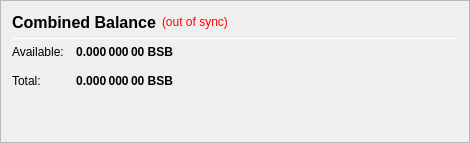
                   <widget class="QFrame" name="frame_CombinedBalances">
                    <property name="minimumSize">
                     <size>
                      <width>470</width>
                      <height>0</height>
                     </size>
                    </property>
                    <property name="frameShape">
                     <enum>QFrame::StyledPanel</enum>
                    </property>
                    <property name="frameShadow">
                     <enum>QFrame::Raised</enum>
                    </property>
                    <layout class="QVBoxLayout" name="verticalLayout_5">
                     <item>
                      <layout class="QHBoxLayout" name="horizontalLayout_5" stretch="0,0,0">
                       <item>
                        <widget class="QLabel" name="label_5z">
                         <property name="minimumSize">
                          <size>
                           <width>0</width>
                           <height>20</height>
                          </size>
                         </property>
                         <property name="font">
                          <font>
                           <pointsize>12</pointsize>
                           <weight>75</weight>
                           <bold>true</bold>
                          </font>
                         </property>
                         <property name="toolTip">
                          <string>Combined Balance (including unconfirmed and immature coins)</string>
                         </property>
                         <property name="text">
                          <string>Combined Balance</string>
                         </property>
                        </widget>
                       </item>
                       <item>
                        <widget class="QLabel" name="labelWalletStatus">
                         <property name="cursor">
                          <cursorShape>WhatsThisCursor</cursorShape>
                         </property>
                         <property name="toolTip">
                          <string>The displayed information may be out of date. Your wallet automatically synchronizes with the BullshitBucks network after a connection is established, but this process has not completed yet.</string>
                         </property>
                         <property name="styleSheet">
                          <string notr="true">QLabel { color: red; }</string>
                         </property>
                         <property name="text">
                          <string notr="true">(out of sync)</string>
                         </property>
                         <property name="alignment">
                          <set>Qt::AlignLeading|Qt::AlignLeft|Qt::AlignVCenter</set>
                         </property>
                        </widget>
                       </item>
                       <item>
                        <spacer name="horizontalSpacer_1">
                         <property name="orientation">
                          <enum>Qt::Horizontal</enum>
                         </property>
                         <property name="sizeHint" stdset="0">
                          <size>
                           <width>40</width>
                           <height>20</height>
                          </size>
                         </property>
                        </spacer>
                       </item>
                      </layout>
                     </item>
                     <item>
                      <widget class="Line" name="line_CombinedBalance">
                       <property name="minimumSize">
                        <size>
                         <width>0</width>
                         <height>1</height>
                        </size>
                       </property>
                       <property name="maximumSize">
                        <size>
                         <width>16777215</width>
                         <height>1</height>
                        </size>
                       </property>
                       <property name="orientation">
                        <enum>Qt::Horizontal</enum>
                       </property>
                      </widget>
                     </item>
                     <item>
                      <layout class="QGridLayout" name="gridLayout_3">
                       <property name="spacing">
                        <number>12</number>
                       </property>
                       <item row="1" column="0">
                        <widget class="QLabel" name="labelBalanceTextz">
                         <property name="text">
                          <string>Available:</string>
                         </property>
                        </widget>
                       </item>
                       <item row="1" column="1">
                        <widget class="QLabel" name="labelBalancez">
                         <property name="font">
                          <font>
                           <weight>75</weight>
                           <bold>true</bold>
                          </font>
                         </property>
                         <property name="cursor">
                          <cursorShape>IBeamCursor</cursorShape>
                         </property>
                         <property name="toolTip">
                          <string>Your current spendable balance</string>
                         </property>
                         <property name="text">
                          <string notr="true">0.000 000 00 BSB</string>
                         </property>
                         <property name="alignment">
                          <set>Qt::AlignRight|Qt::AlignTrailing|Qt::AlignVCenter</set>
                         </property>
                         <property name="textInteractionFlags">
                          <set>Qt::LinksAccessibleByMouse|Qt::TextSelectableByKeyboard|Qt::TextSelectableByMouse</set>
                         </property>
                        </widget>
                       </item>
                       <item row="2" column="0">
                        <widget class="QLabel" name="labelTotalTextz">
                         <property name="text">
                          <string>Total:</string>
                         </property>
                        </widget>
                       </item>
                       <item row="2" column="1">
                        <widget class="QLabel" name="labelTotalz">
                         <property name="font">
                          <font>
                           <weight>75</weight>
                           <bold>true</bold>
                          </font>
                         </property>
                         <property name="cursor">
                          <cursorShape>IBeamCursor</cursorShape>
                         </property>
                         <property name="toolTip">
                          <string>Total Balance, including all unavailable coins.</string>
                         </property>
                         <property name="text">
                          <string notr="true">0.000 000 00 BSB</string>
                         </property>
                         <property name="alignment">
                          <set>Qt::AlignRight|Qt::AlignTrailing|Qt::AlignVCenter</set>
                         </property>
                         <property name="textInteractionFlags">
                          <set>Qt::LinksAccessibleByMouse|Qt::TextSelectableByKeyboard|Qt::TextSelectableByMouse</set>
                         </property>
                        </widget>
                       </item>
                       <item row="2" column="3">
                        <spacer name="horizontalSpacer_2">
                         <property name="orientation">
                          <enum>Qt::Horizontal</enum>
                         </property>
                         <property name="sizeHint" stdset="0">
                          <size>
                           <width>40</width>
                           <height>20</height>
                          </size>
                         </property>
                        </spacer>
                       </item>
                      </layout>
                     </item>
                     <item>
                      <spacer name="verticalSpacer_1">
                       <property name="orientation">
                        <enum>Qt::Vertical</enum>
                       </property>
                       <property name="sizeHint" stdset="0">
                        <size>
                         <width>20</width>
                         <height>40</height>
                        </size>
                       </property>
                      </spacer>
                     </item>
                    </layout>
                   </widget>
